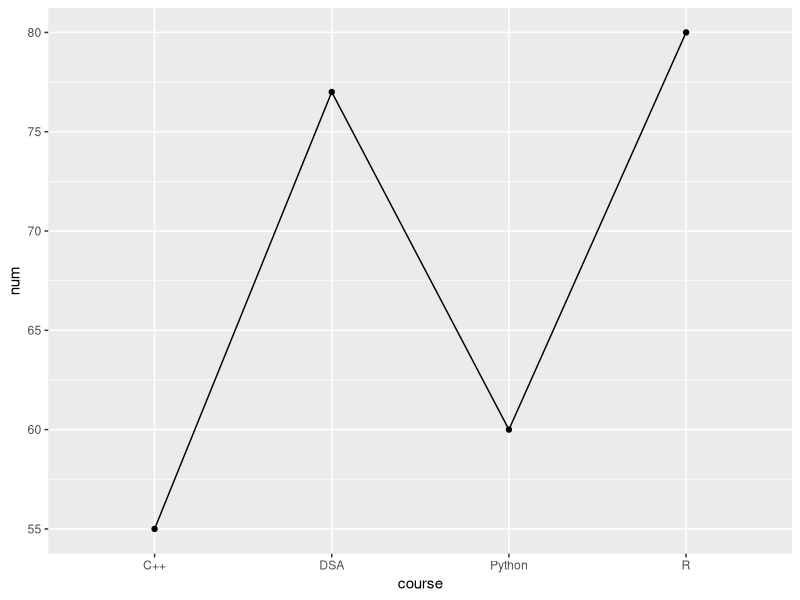

This figure's R source:
## ---- chunk 1
#| echo: false
#| warning: false
library(ggplot2)
 
# Create data for chart
val <-data.frame(course=c('DSA','C++','R','Python'),
                num=c(77,55,80,60))
 
# Basic Line
ggplot(data=val, aes(x=course, y=num, group=1)) +
  geom_line()+
  geom_point()
## ---- chunk 2
#| results: asis
#| echo: false
webr_counter = 0

cat("importScripts('https://webr.r-wasm.org/v0.1.0/webr-worker.js');", file = "webr-worker.js")
cat("importScripts('https://webr.r-wasm.org/v0.1.0/webr-serviceworker.js');", file = "webr-serviceworker.js")

webr_editor = function(code = I(encodeString(code, quote = '`')), width, height) { 
webr_counter <<- webr_counter + 1

output = glue::glue('
<button class="btn btn-default btn-webr" disabled type="button"  id="webr-run-button-{{ webr_counter }}">Loading webR...</button>
<div id="webr-editor-{{ webr_counter }}"></div>
<div id="webr-code-output-{{ webr_counter }}"><pre style="visibility: hidden"></pre></div>
<script type="module">
  const runButton = document.getElementById("webr-run-button-{{ webr_counter }}");
  const outputDiv = document.getElementById("webr-code-output-{{ webr_counter }}");
  const editorDiv = document.getElementById("webr-editor-{{ webr_counter }}");

  const editor = CodeMirror((elt) => {
    elt.style.border = "1px solid #eee";
    elt.style.height = "auto";
    editorDiv.append(elt);
  },{
    value: {{code}},
    lineNumbers: true,
    mode: "r",
    theme: "light default",
    viewportMargin: Infinity,
  });

  runButton.onclick = async () => {
    runButton.disabled = true;
    let canvas = undefined;
    await globalThis.webR.init();
    await webR.evalRVoid("canvas(width={{width}}, height={{height}})");
    const result = await webRCodeShelter.captureR(editor.getValue(), {
      withAutoprint: true,
      captureStreams: true,
      captureConditions: false,
      env: webR.objs.emptyEnv,
    });
    try {
      await webR.evalRVoid("dev.off()");
      const out = result.output.filter(
        evt => evt.type == "stdout" || evt.type == "stderr"
      ).map((evt) => evt.data).join("\\n");

      const msgs = await webR.flush();
      msgs.forEach(msg => {
        if (msg.type === "canvasExec"){
          if (!canvas) {
            canvas = document.createElement("canvas");
            canvas.setAttribute("width", 2 * {{width}});
            canvas.setAttribute("height", 2 * {{height}});
            canvas.style.width="700px";
            canvas.style.display="block";
            canvas.style.margin="auto";
          }
          Function(`this.getContext("2d").${msg.data}`).bind(canvas)();
        }
      });

      outputDiv.innerHTML = "";
      const pre = document.createElement("pre");
      if (/\\S/.test(out)) {
        const code = document.createElement("code");
        code.innerText = out;
        pre.appendChild(code);
      } else {
        pre.style.visibility = "hidden";
      }
      outputDiv.appendChild(pre);

      if (canvas) {
        const p = document.createElement("p");
        p.appendChild(canvas);
        outputDiv.appendChild(p);
      }
    } finally {
      webRCodeShelter.purge();
      runButton.disabled = false;
    }
  }

  await globalThis.webR.init();
  runButton.innerText = "Run code";
  runButton.disabled = false;
</script>
', .open = "{{", .close = "}}")
}
## ---- chunk 3
#| echo: false
knitr::knit_engines$set(webr = function(options) {
  code = paste(options$code, collapse = "\n")
  w = knitr::opts_current$get('fig.width') * 72
  h = knitr::opts_current$get('fig.height') * 72
  options$results = 'asis'
  
  form = webr_editor(code = I(encodeString(code, quote = '`')), width = w, height = h)
  
  form
}
)
